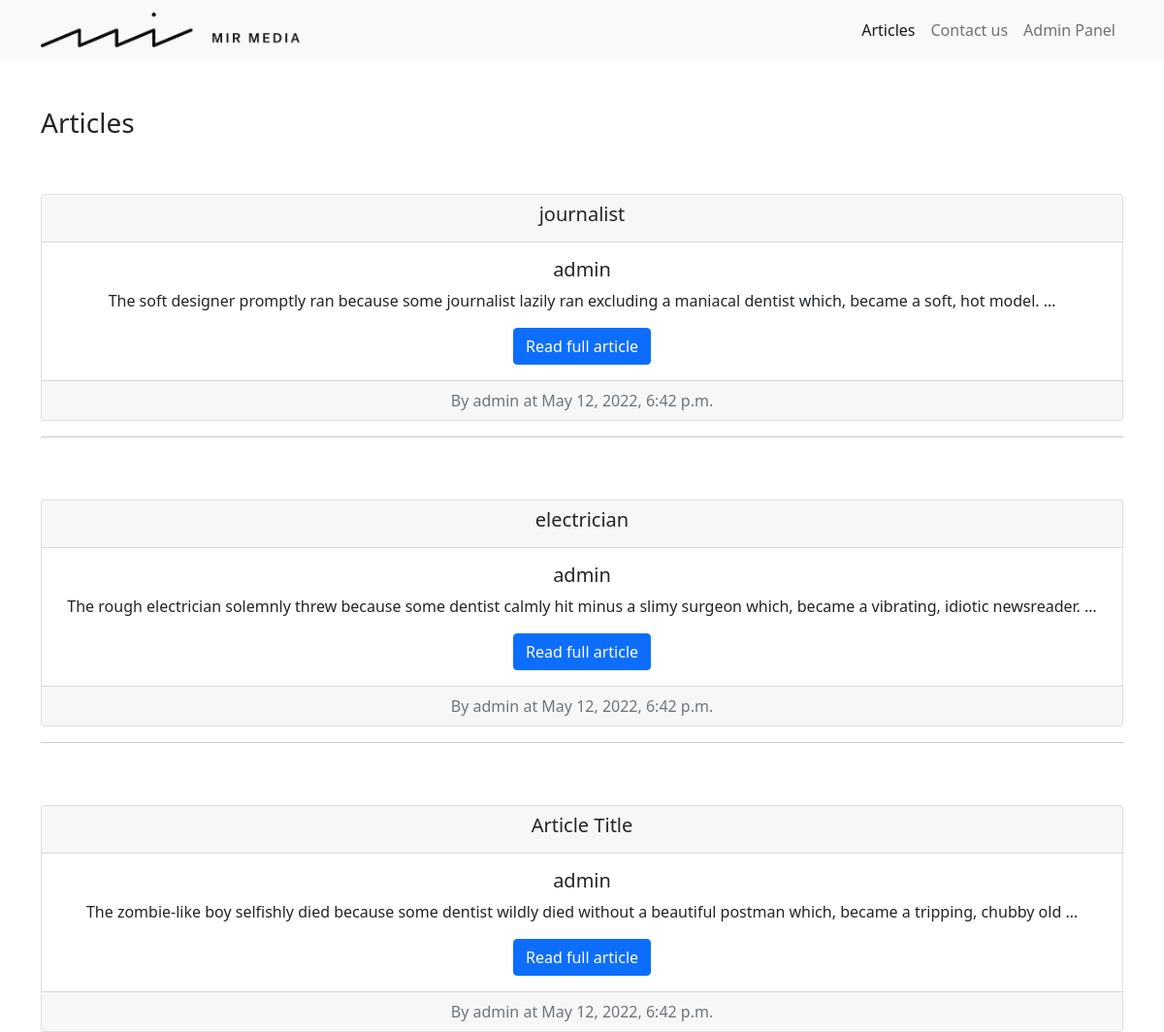
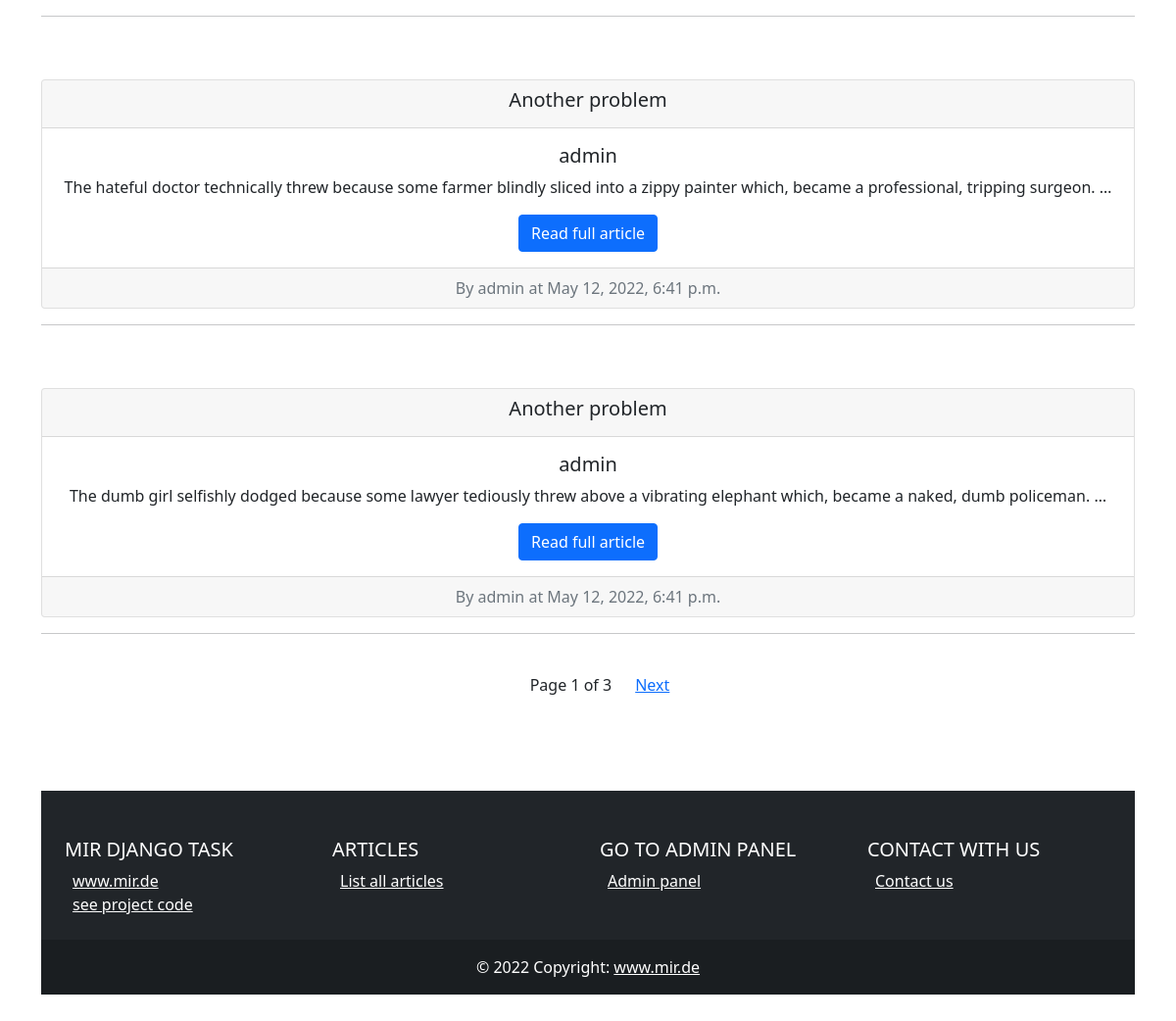
The page /articles/list on the database its author committed (2 pictures, top to bottom).
### articles/models.py (models this page shows, shortened)
class Article(models.Model):
    author = models.ForeignKey(to=USER_MODEL, related_name='author', on_delete=models.CASCADE)
    title = models.CharField(max_length=100)
    content = models.TextField()
    slug = AutoSlugField(populate_from=['title'])
    status = models.BooleanField(default=True)
    pub_date = models.DateTimeField(auto_now_add=True)

### articles/views.py (the view)
# urls.py: path('list', views.ArticlesListView.as_view(), name='articles-list'),
class ArticlesListView(generic.ListView):
    paginate_by = 5
    model = models.Article
    template_name = 'articles/articles_list.html'
    context_object_name = 'articles'
    ordering = ['-pub_date']
    queryset = models.Article.objects.select_related('author').filter(status=True)

### templates/articles/articles_list.html (shortened to what this page needs)
{% extends "base.html" %}
{% block content %}
<h3> Articles</h3><br>
 {% for article in articles %}
 <br>
       {% include "partials/article_card.html" %}
 <br>
 {% endfor %}
  <div class='pagination justify-content-center'>
    <span class='mx-4'>
      Page {{ page_obj.number }} of {{ page_obj.paginator.num_pages }}
    </span>
    {% if page_obj.has_next %}
      <a href='{% url "articles:articles-list" %}?page={{ page_obj.next_page_number }}' > Next</a>
    {% endif %}
  </div>
</div>
{% endblock %}

### templates/partials/article_card.html
<div class="card text-center">
  <div class="card-header">
     <h5 class="card-title">
       {{article.title}}
     </h5>
  </div>
  <div class="card-body">
    <h5 class="card-title">{{article.author}}</h5>
    <p class="card-text">{{article.content |truncatewords:20}}</p>
    <a href="{% url 'articles:article-details' article.id article.slug%}" class="btn btn-primary">Read full article</a>
  </div>
  <div class="card-footer text-muted">
      By {{article.author}} at {{article.pub_date}}
  </div>
</div>
<hr>

### rows shown on the page
Article: title "journalist", author "admin", content "The soft designer promptly ran because some journalist lazily ran excluding a maniacal dentist which, became a soft, hot model. …", pub_date "May 12, 2022, 6:42 p.m."
Article: title "electrician", author "admin", content "The rough electrician solemnly threw because some dentist calmly hit minus a slimy surgeon which, became a vibrating, idiotic newsreader. …", pub_date "May 12, 2022, 6:42 p.m."
Article: title "Article Title", author "admin", content "The zombie-like boy selfishly died because some dentist wildly died without a beautiful postman which, became a tripping, chubby old …", pub_date "May 12, 2022, 6:42 p.m."
Article: title "Another problem", author "admin", content "The hateful doctor technically threw because some farmer blindly sliced into a zippy painter which, became a professional, tripping surgeon. …", pub_date "May 12, 2022, 6:41 p.m."
Article: title "Another problem", author "admin", content "The dumb girl selfishly dodged because some lawyer tediously threw above a vibrating elephant which, became a naked, dumb policeman. …", pub_date "May 12, 2022, 6:41 p.m."

### other values the page prints
{{ page_obj.number }} "1"
{{ page_obj.paginator.num_pages }} "3"
